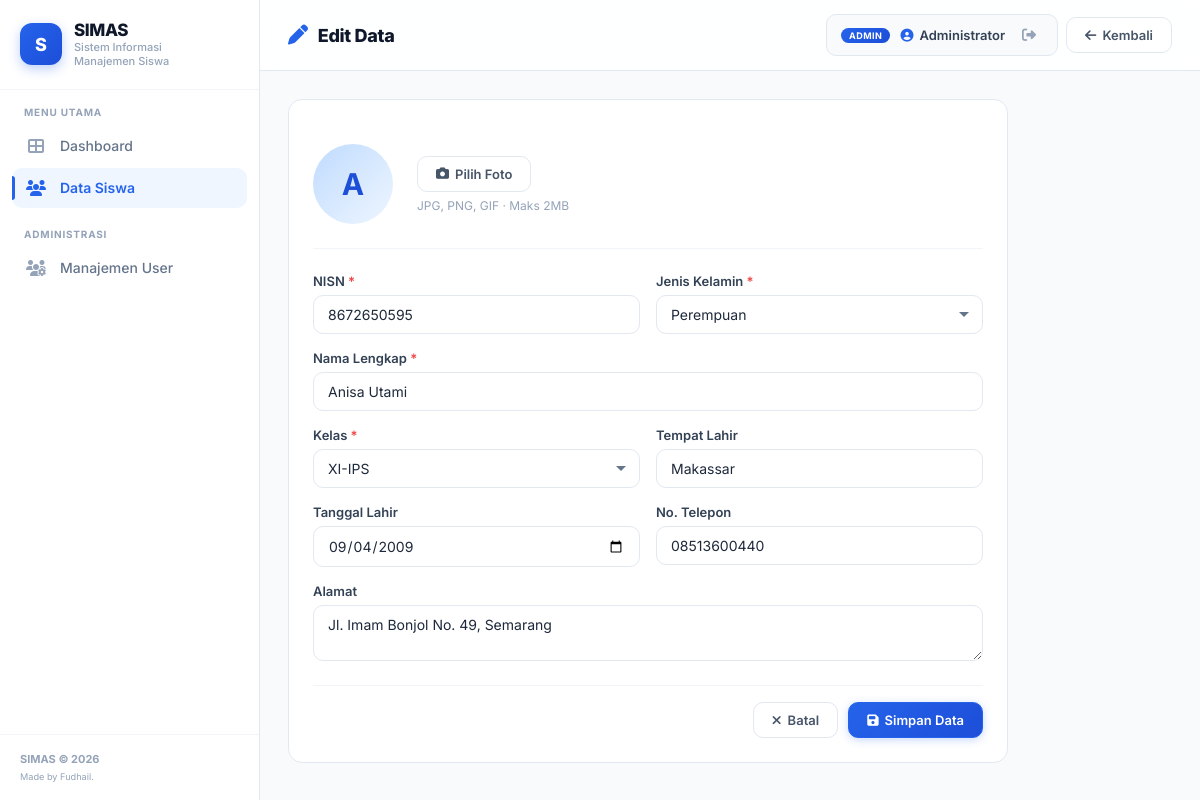
Screenshot of /siswa/edit/71 (signed in) with the database file from the repository.
### tables this page shows
CREATE TABLE users (
            id INTEGER PRIMARY KEY AUTOINCREMENT,
            username TEXT UNIQUE NOT NULL,
            password TEXT NOT NULL,
            nama_lengkap TEXT NOT NULL,
            role TEXT NOT NULL DEFAULT 'user',
            is_active INTEGER NOT NULL DEFAULT 1,
            created_at TIMESTAMP DEFAULT CURRENT_TIMESTAMP
        );

CREATE TABLE siswa (
            id INTEGER PRIMARY KEY AUTOINCREMENT,
            nis TEXT UNIQUE NOT NULL,
            nama TEXT NOT NULL,
            kelas TEXT NOT NULL,
            jenis_kelamin TEXT NOT NULL,
            tempat_lahir TEXT,
            tanggal_lahir TEXT,
            alamat TEXT,
            no_telp TEXT,
            foto TEXT DEFAULT 'default.png',
            created_at TIMESTAMP DEFAULT CURRENT_TIMESTAMP
        );

### app/routes.py (the view, shortened to what this page needs)
@main.route("/siswa/edit/<int:id>", methods=["GET", "POST"])
@login_required
@write_required
def edit_siswa(id):
    conn = get_db()
    siswa = conn.execute("SELECT * FROM siswa WHERE id=?", (id,)).fetchone()
    conn.close()
    return render_template(
        "form_siswa.html", action="edit", siswa=siswa, kelas_options=KELAS_OPTIONS
    )

### app/models.py (called while the page is built)
def get_db():
    conn = sqlite3.connect(DATABASE)
    conn.row_factory = sqlite3.Row  # Akses kolom via nama (row['nama'])
    return conn

def load_user_by_id(user_id):
    conn = get_db()
    row = conn.execute("SELECT * FROM users WHERE id = ?", (user_id,)).fetchone()
    conn.close()
    if row:
        return User(row)
    return None

    @property
    def is_active(self):
        return self._is_active

### app/routes.py (called while the page is built)
def write_required(f):
    @wraps(f)
    def decorated(*args, **kwargs):
        if not current_user.is_authenticated or current_user.role != "admin":
            flash("Akses ditolak! Hanya admin yang dapat melakukan aksi ini.", "error")
            return redirect(url_for("main.dashboard"))
        return f(*args, **kwargs)
    return decorated

### templates/form_siswa.html (shortened to what this page needs)
{% extends "base.html" %}
{% block page_title %}<h1><i class="fas fa-{% if action=='edit' %}pen{% else %}user-plus{% endif %}"></i> {{ 'Edit Data' if action=='edit' else 'Tambah Siswa Baru' }}</h1>{% endblock %}
{% block topbar_actions %}
  <a href="{{ url_for('main.daftar_siswa') }}" class="btn btn-outline"><i class="fas fa-arrow-left"></i> Kembali</a>
{% endblock %}
{% block content %}
<div class="card" style="max-width:720px">
  <form method="POST" enctype="multipart/form-data">
    <div class="foto-upload-area">
      <div class="avatar lg" id="preview-wrap">
        {% if siswa and siswa.foto and siswa.foto != 'default.png' %}
          <img id="foto-preview" src="{{ url_for('static', filename='uploads/' + siswa.foto) }}" alt="Foto">
        {% else %}
          <span id="foto-placeholder">{{ siswa.nama[0] if siswa else '?' }}</span>
        {% endif %}
      </div>
      <div>
        <label class="btn btn-outline" for="foto" style="cursor:pointer"><i class="fas fa-camera"></i> Pilih Foto</label>
        <div style="font-size:12px;color:var(--gray-400);margin-top:6px">JPG, PNG, GIF &middot; Maks 2MB</div>
      </div>
    </div>
    <div class="form-grid">
      <div class="form-group">
        <label>NISN <span class="required">*</span></label>
        <input class="input" type="text" name="nis" value="{{ siswa.nis if siswa else '' }}" required placeholder="0012345678">
      </div>
      <div class="form-group">
        <label>Jenis Kelamin <span class="required">*</span></label>
        <select class="input" name="jenis_kelamin" required>
          <option value="P" {{ 'selected' if siswa and siswa.jenis_kelamin == 'P' }}>Perempuan</option>
        </select>
      </div>
      <div class="form-group full">
        <label>Nama Lengkap <span class="required">*</span></label>
        <input class="input" type="text" name="nama" value="{{ siswa.nama if siswa else '' }}" required placeholder="Masukkan nama lengkap">
      </div>
      <div class="form-group">
        <label>Kelas <span class="required">*</span></label>
        <select class="input" name="kelas" required>
          {% for k in kelas_options %}
            <option value="{{ k }}" {{ 'selected' if siswa and siswa.kelas == k }}>{{ k }}</option>
          {% endfor %}
        </select>
      </div>
      <div class="form-group">
        <label>Tempat Lahir</label>
        <input class="input" type="text" name="tempat_lahir" value="{{ siswa.tempat_lahir if siswa else '' }}" placeholder="Bekasi">
      </div>
      <div class="form-group">
        <label>Tanggal Lahir</label>
        <input class="input" type="date" name="tanggal_lahir" value="{{ siswa.tanggal_lahir if siswa else '' }}">
      </div>
      <div class="form-group">
        <label>No. Telepon</label>
        <input class="input" type="text" name="no_telp" value="{{ siswa.no_telp if siswa else '' }}" placeholder="081234567890">
      </div>
      <div class="form-group full">
        <label>Alamat</label>
        <textarea class="input" name="alamat" rows="2" placeholder="Jl. Melati No. 12, Cikarang">{{ siswa.alamat if siswa else '' }}</textarea>
      </div>
    </div>
    <div class="form-actions">
      <a href="{{ url_for('main.daftar_siswa') }}" class="btn btn-outline"><i class="fas fa-times"></i> Batal</a>
      <button class="btn btn-primary" type="submit"><i class="fas fa-save"></i> Simpan Data</button>
    </div>
  </form>
</div>
{% endblock %}

### templates/base.html (shortened to what this page needs)
<!DOCTYPE html>
<html>
<head>
  <link rel="stylesheet" href="https://cdnjs.cloudflare.com/ajax/libs/font-awesome/6.5.1/css/all.min.css">
  <link rel="stylesheet" href="{{ url_for('static', filename='css/style.css') }}">
</head>
<body>
  <aside class="sidebar" id="sidebar">
    <div class="sidebar-brand">
      <div class="brand-icon">S</div>
      <div>
        <div class="brand-name">SIMAS</div>
        <div class="brand-sub">Sistem Informasi<br>Manajemen Siswa</div>
      </div>
    </div>
    <nav class="sidebar-nav">
      <div class="nav-label">Menu Utama</div>
      <a href="{{ url_for('main.dashboard') }}" class="nav-item {% if request.endpoint == 'main.dashboard' %}active{% endif %}">
        <span class="nav-icon"><i class="fas fa-th-large"></i></span> Dashboard
      </a>
      <a href="{{ url_for('main.daftar_siswa') }}" class="nav-item {% if 'siswa' in request.endpoint %}active{% endif %}">
        <span class="nav-icon"><i class="fas fa-users"></i></span> Data Siswa
      </a>
      {% if current_user.is_authenticated and current_user.role == 'admin' %}
      <div class="nav-label">Administrasi</div>
      <a href="{{ url_for('main.daftar_users') }}" class="nav-item {% if 'users' in request.endpoint %}active{% endif %}">
        <span class="nav-icon"><i class="fas fa-users-cog"></i></span> Manajemen User
      </a>
      {% endif %}
    </nav>
    <div class="sidebar-footer">
      <strong>SIMAS &copy; 2026</strong><br>
      <small>Made by Fudhail.</small>
    </div>
  </aside>
  <main class="main">
    <div class="topbar">
      <div class="topbar-title">{% block page_title %}{% endblock %}</div>
      <div class="topbar-actions">
        {% if current_user.is_authenticated %}
        <div class="user-info">
          <span class="user-role-badge {% if current_user.role == 'admin' %}badge-admin{% else %}badge-user{% endif %}">{{ current_user.role|upper }}</span>
          <span class="user-name"><i class="fas fa-user-circle"></i> {{ current_user.nama_lengkap }}</span>
          <a href="{{ url_for('main.logout') }}" class="btn-logout" data-tooltip="Logout">
            <i class="fas fa-sign-out-alt"></i>
          </a>
        </div>
        {% endif %}
        {% block topbar_actions %}{% endblock %}
      </div>
    </div>
    <div class="content">
      {% block content %}{% endblock %}
    </div>
  </main>
</body>
</html>

### rows the page displays
users: role "ADMIN", nama_lengkap "Administrator"
siswa: nama "A", nis "8672650595", nama "Anisa Utami", tempat_lahir "Makassar", tanggal_lahir "09/04/2009", no_telp "08513600440", alamat "Jl. Imam Bonjol No. 49, Semarang"

### other values shown
{{ 'Edit Data' if action=='edit' else 'Tambah Siswa Baru' }} "Edit Data"
form field kelas "XI-IPS"
